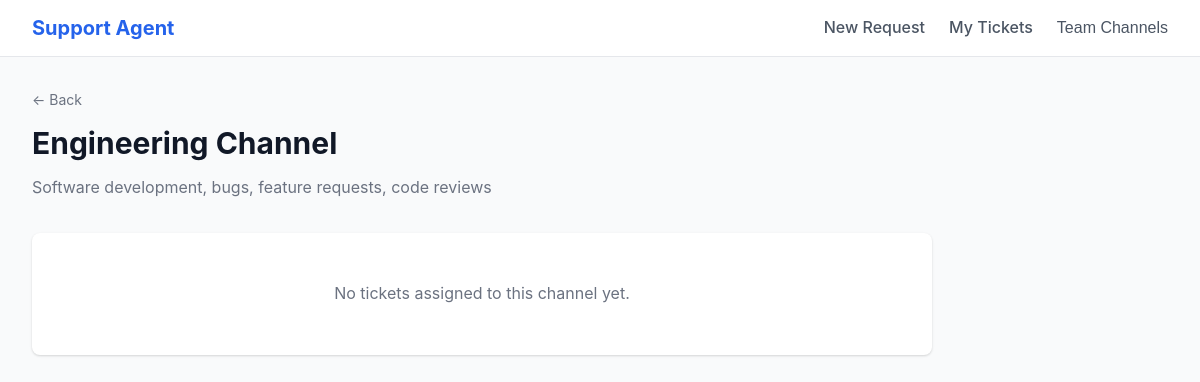
Screenshot of /channels/1/view with the database file from the repository.
### app/models.py (models this page shows)
class TeamChannel(Base):
    __tablename__ = "team_channels"
    id = Column(Integer, primary_key=True, index=True)
    name = Column(String(100), unique=True, nullable=False)
    description = Column(Text, nullable=True)
    created_at = Column(DateTime(timezone=True), server_default=func.now())
    sub_tickets = relationship("SubTicket", back_populates="channel")

### app/routers/channels.py (the view)
@router.get("/{channel_id}/view", response_class=HTMLResponse)
async def view_channel(
    request: Request,
    channel_id: int,
    db: Session = Depends(get_db)
):
    channel = db.query(TeamChannel)\
        .options(
            joinedload(TeamChannel.sub_tickets).joinedload(SubTicket.messages),
            joinedload(TeamChannel.sub_tickets).joinedload(SubTicket.parent_ticket)
        )\
        .filter(TeamChannel.id == channel_id)\
        .first()
    if not channel:
        raise HTTPException(status_code=404, detail="Channel not found")
    return templates.TemplateResponse("channel.html", {
        "request": request,
        "channel": channel
    })

### templates/channel.html (shortened to what this page needs)
{% extends "base.html" %}
{% block content %}
<div class="page-header">
    <div class="header-top">
        <a href="/" class="back-link">&larr; Back</a>
    </div>
    <h1>{{ channel.name }} Channel</h1>
    <p class="subtitle">{{ channel.description }}</p>
</div>
<div class="channel-layout">
    {% if channel.sub_tickets %}
        {% for sub_ticket in channel.sub_tickets|sort(attribute='created_at', reverse=true) %}
        <div class="card sub-ticket-card">
            <div class="sub-ticket-header">
                <div class="sub-ticket-title">
                    <h3>
                        <a href="/tickets/{{ sub_ticket.parent_ticket.id }}/view">
                            {{ sub_ticket.parent_ticket.title }}
                        </a>
                    </h3>
                    <span class="ticket-id-small">Ticket #{{ sub_ticket.parent_ticket.id }}</span>
                </div>
                <div class="sub-ticket-status">
                    <span class="status-badge status-{{ sub_ticket.status }}">{{ sub_ticket.status }}</span>
                    {% if sub_ticket.parent_ticket.priority %}
                    <span class="priority-badge priority-{{ sub_ticket.parent_ticket.priority }}">
                        {{ sub_ticket.parent_ticket.priority }}
                    </span>
                    {% endif %}
                </div>
            </div>
            <div class="sub-ticket-meta">
                <span>From: {{ sub_ticket.parent_ticket.requester_name or 'Anonymous' }}</span>
                <span>Created: {{ sub_ticket.created_at.strftime('%Y-%m-%d %H:%M') }}</span>
            </div>
            <div class="context-box">
                <strong>Context for {{ channel.name }}:</strong>
                <p>{{ sub_ticket.context }}</p>
            </div>
            <div class="original-request-preview">
                <strong>Original Request:</strong>
                <p>{{ sub_ticket.parent_ticket.description[:300] }}{% if sub_ticket.parent_ticket.description|length > 300 %}...{% endif %}</p>
            </div>
            <div class="sub-ticket-messages">
                <h4>Conversation ({{ sub_ticket.messages|length }} messages)</h4>
                <div class="messages-list">
                    {% for message in sub_ticket.messages|sort(attribute='created_at') %}
                    <div class="message message-{{ message.author_type }}">
                        <div class="message-header">
                            <span class="message-author">{{ message.author_name }}</span>
                            <span class="message-time">{{ message.created_at.strftime('%Y-%m-%d %H:%M') }}</span>
                        </div>
                        <div class="message-body">{{ message.content | replace('\n', '<br>') | safe }}</div>
                    </div>
                    {% endfor %}
                </div>
            </div>
            {% if sub_ticket.status != 'resolved' %}
            <div class="reply-section">
                <form class="team-reply-form" data-sub-ticket-id="{{ sub_ticket.id }}">
                    <div class="form-row">
                        <input
                            type="text"
                            class="author-input form-input"
                            placeholder="Your name"
                            required
                        >
                        <textarea
                            class="reply-input form-input"
                            placeholder="Type your response..."
                            rows="2"
                            required
                        ></textarea>
                    </div>
                    <div class="form-actions">
                        <button type="submit" class="btn btn-primary btn-sm">Send Response</button>
                        <button type="button" class="btn btn-success btn-sm resolve-btn" data-sub-ticket-id="{{ sub_ticket.id }}">
                            Mark Resolved
                        </button>
                    </div>
                </form>
            </div>
            {% else %}
            <div class="resolved-badge">
                <span class="checkmark">&#10003;</span> This task has been resolved
            </div>
            {% endif %}
        </div>
        {% endfor %}
    {% else %}
        <div class="card empty-state">
            <p>No tickets assigned to this channel yet.</p>
        </div>
    {% endif %}
</div>
{% endblock %}

### static/style.css (style rules this page uses)
:root { --primary: #2563eb; --primary-hover: #1d4ed8; --success: #16a34a; --success-hover: #15803d; --warning: #ea580c; --danger: #dc2626; --gray-50: #f9fafb; --gray-100: #f3f4f6; --gray-200: #e5e7eb; --gray-300: #d1d5db; --gray-400: #9ca3af; --gray-500: #6b7280; --gray-600: #4b5563; --gray-700: #374151; --gray-800: #1f2937; --gray-900: #111827; --radius: 8px; --shadow: 0 1px 3px rgba(0,0,0,0.1), 0 1px 2px rgba(0,0,0,0.06); --shadow-md: 0 4px 6px -1px rgba(0,0,0,0.1), 0 2px 4px -1px rgba(0,0,0,0.06); }
*, *::before, *::after { box-sizing: border-box; margin: 0; padding: 0; }
body { font-family: -apple-system, BlinkMacSystemFont, 'Segoe UI', Roboto, Oxygen, Ubuntu, sans-serif; background: var(--gray-50); color: var(--gray-800); line-height: 1.6; }
.page-header { margin-bottom: 2rem; }
.page-header h1 { font-size: 1.875rem; font-weight: 700; color: var(--gray-900); margin-bottom: 0.5rem; }
.page-header .subtitle { color: var(--gray-500); }
.header-top { display: flex; justify-content: space-between; align-items: center; margin-bottom: 0.5rem; }
.back-link { color: var(--gray-500); text-decoration: none; font-size: 0.875rem; }
.card { background: white; border-radius: var(--radius); box-shadow: var(--shadow); padding: 1.5rem; margin-bottom: 1.5rem; }
.channel-layout { max-width: 900px; }
.empty-state { text-align: center; padding: 3rem; color: var(--gray-500); }

### rows the page displays
TeamChannel: name "Engineering", description "Software development, bugs, feature requests, code reviews"
